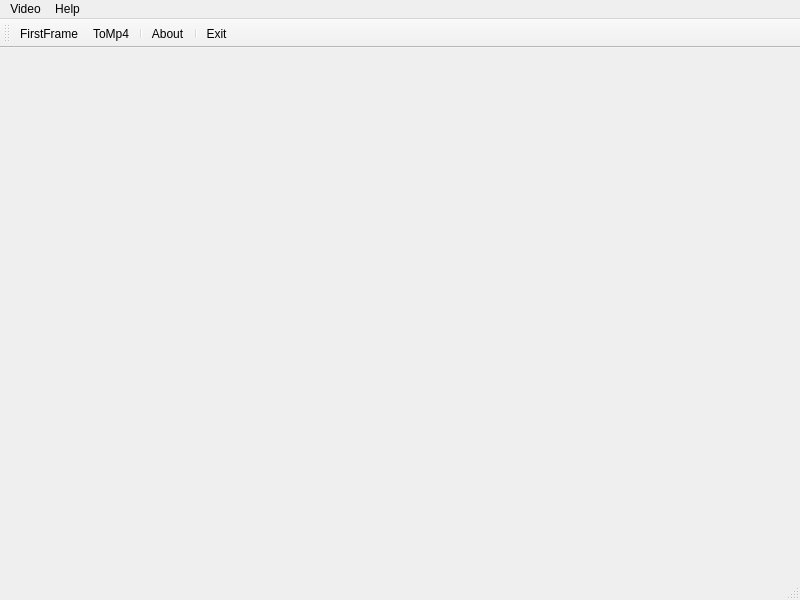
<?xml version="1.0" encoding="UTF-8"?>
<ui version="4.0">
 <class>FfmpegWrapperFrame</class>
 <widget class="QMainWindow" name="FfmpegWrapperFrame">
  <property name="geometry">
   <rect>
    <x>0</x>
    <y>0</y>
    <width>800</width>
    <height>600</height>
   </rect>
  </property>
  <property name="windowTitle">
   <string>FfmpegWrapperApp</string>
  </property>
  <widget class="QWidget" name="centralwidget">
   <layout class="QVBoxLayout" name="verticalLayout">
    <item>
     <widget class="QLabel" name="imageHolder">
      <property name="text">
       <string/>
      </property>
      <layout class="QVBoxLayout" name="imageHolderLayout">
       <item>
        <widget class="QLabel" name="videoDuration">
         <property name="text">
          <string/>
         </property>
        </widget>
       </item>
       <item>
        <widget class="QLabel" name="converterStatus">
         <property name="text">
          <string/>
         </property>
        </widget>
       </item>
      </layout>
     </widget>
    </item>
   </layout>
  </widget>
  <widget class="QMenuBar" name="menuBar">
   <property name="geometry">
    <rect>
     <x>0</x>
     <y>0</y>
     <width>800</width>
     <height>23</height>
    </rect>
   </property>
   <widget class="QMenu" name="menuVideo">
    <property name="title">
     <string>Video</string>
    </property>
    <addaction name="actionFirstFrame"/>
    <addaction name="actionToImages"/>
    <addaction name="actionToMp4"/>
    <addaction name="separator"/>
    <addaction name="actionExit"/>
   </widget>
   <widget class="QMenu" name="menuHelp">
    <property name="title">
     <string>Help</string>
    </property>
    <addaction name="actionAbout"/>
   </widget>
   <addaction name="menuVideo"/>
   <addaction name="menuHelp"/>
  </widget>
  <widget class="QToolBar" name="mainToolBar">
   <attribute name="toolBarArea">
    <enum>TopToolBarArea</enum>
   </attribute>
   <attribute name="toolBarBreak">
    <bool>false</bool>
   </attribute>
   <addaction name="actionFirstFrame"/>
   <addaction name="actionToMp4"/>
   <addaction name="separator"/>
   <addaction name="actionAbout"/>
   <addaction name="separator"/>
   <addaction name="actionExit"/>
  </widget>
  <widget class="QStatusBar" name="statusbar"/>
  <action name="actionFirstFrame">
   <property name="icon">
    <iconset resource="ffmpeg_wrapper_app.qrc">
     <normaloff>:/images/pop.png</normaloff>
     :/images/pop.png
    </iconset>
   </property>
   <property name="text">
    <string>FirstFrame</string>
   </property>
   <property name="toolTip">
    <string>Extract first frame</string>
   </property>
   <property name="shortcut">
    <string>Ctrl+N</string>
   </property>
  </action>
  <action name="actionExit">
   <property name="icon">
    <iconset resource="ffmpeg_wrapper_app.qrc">
     <normaloff>:/images/exit.png</normaloff>
     :/images/exit.png
    </iconset>
   </property>
   <property name="text">
    <string>Exit</string>
   </property>
   <property name="toolTip">
    <string>Exit ffmpeg_wrapper_app</string>
   </property>
   <property name="shortcut">
   </property>
  </action>
  <action name="actionAbout">
   <property name="icon">
    <iconset resource="ffmpeg_wrapper_app.qrc">
     <normaloff>:/images/info.png</normaloff>
     :/images/info.png
    </iconset>
   </property>
   <property name="text">
    <string>About</string>
   </property>
   <property name="toolTip">
    <string>About ffmpeg_wrapper_app</string>
   </property>
  </action>
  <action name="actionToImages">
   <property name="text">
    <string>ToImages</string>
   </property>
  </action>
  <action name="actionToMp4">
   <property name="text">
    <string>ToMp4</string>
   </property>
   <property name="icon">
    <iconset resource="ffmpeg_wrapper_app.qrc">
     <normaloff>:/images/pop.png</normaloff>
     :/images/pop.png
    </iconset>
   </property>
   <property name="toolTip">
    <string>Convert To Mp4</string>
   </property>
  </action>
 </widget>
 <layoutdefault spacing="6" margin="11"/>
 <resources/>
 <connections/>
</ui>
